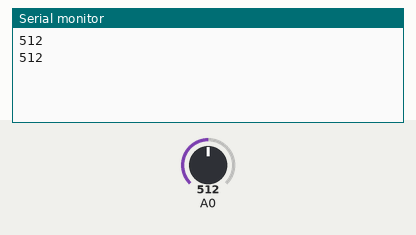
Recording of a sketch running on a simulated Arduino Uno, built with avr-gcc and run on an emulated ATmega328P. On the bench: the last lines printed to the serial monitor. The test bench sets the inputs (shaded band); at power-on: A0 = 512.

Above: at 1.8 s.
1.9 s: A0 set to 716
At 2.8 s:
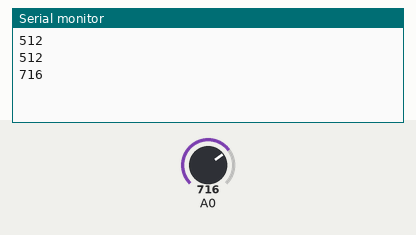
3.4 s: A0 set to 900
At 4.7 s:
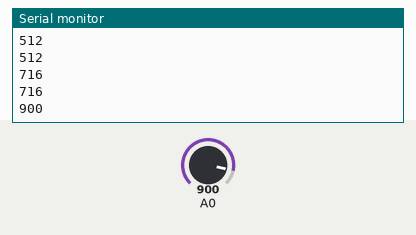
Timing chart, 0 to 6.4 s (numbered marks = the images above; inputs shaded):
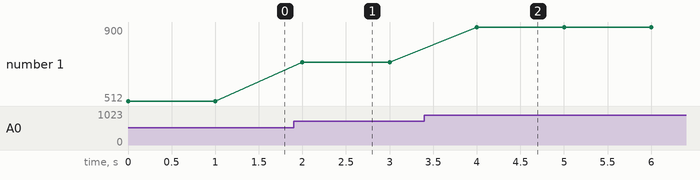

The sketch:

primeiro_fluxo_ic1.ino
```cpp
void setup() {
  // Inicializa a comunicação serial a uma velocidade de 9600 bits por segundo (baud rate)
  Serial.begin(9600);
}

void loop() {
  // Lê o valor analógico no pino A0 (do potenciômetro)
  int valor = analogRead(A0);

  // Envia o valor via serial seguido de uma quebra de linha (\n)
  Serial.println(valor);

  // Aguarda 1000 milissegundos (1 segundo) antes de ler novamente
  delay(1000);
}
```

Measured:
- after the input at 1.9 s, the serial monitor: prints a new line after 0.10 s (image 1)
- after the input at 3.4 s, the serial monitor: prints a new line after 0.60 s (image 2)
- plotted number 1: 512 → 716 after the input at 1.9 s, 716 → 900 after the input at 3.4 s
